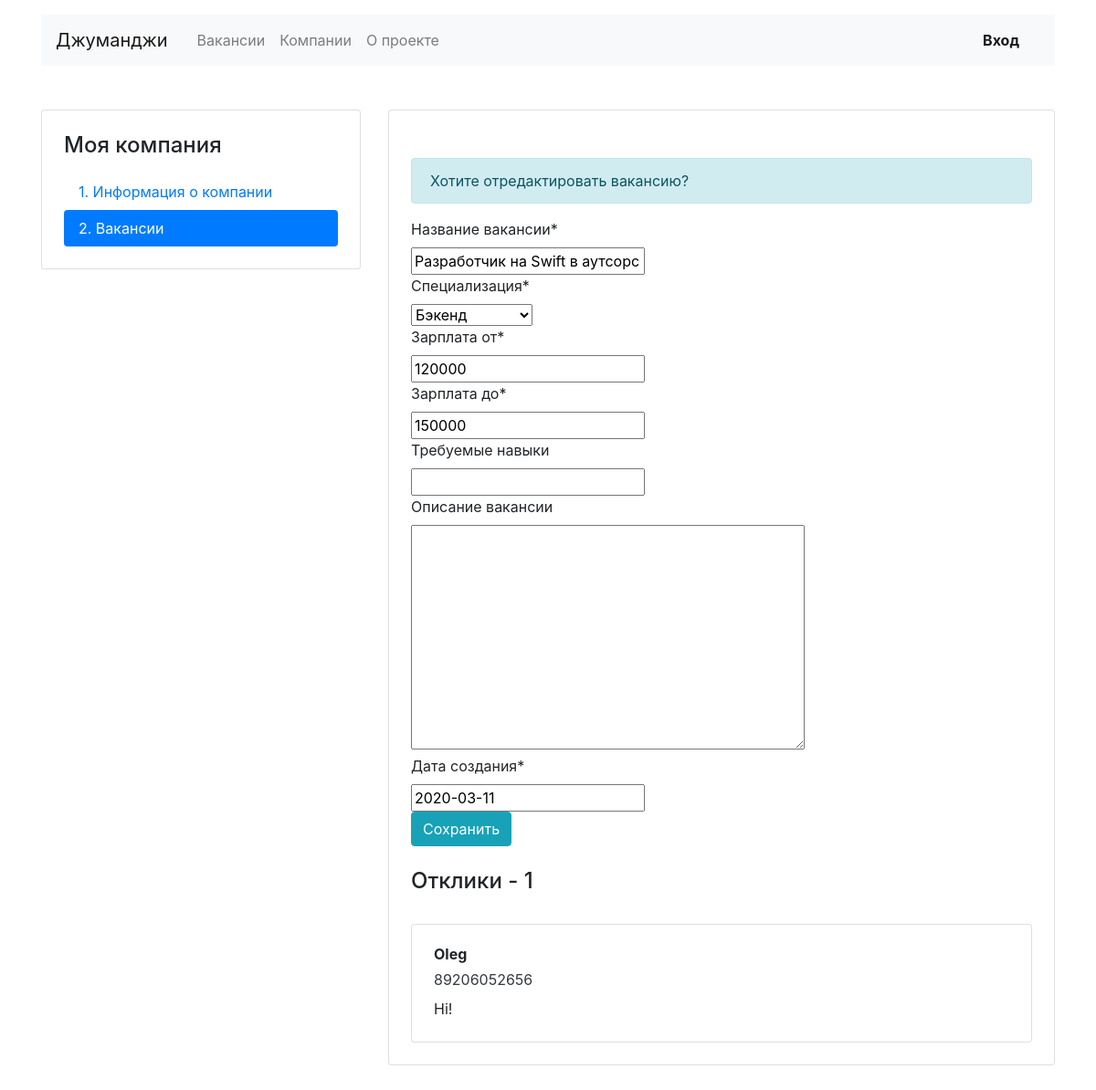
Before: /mycompany/vacancies/3 with the older database file.
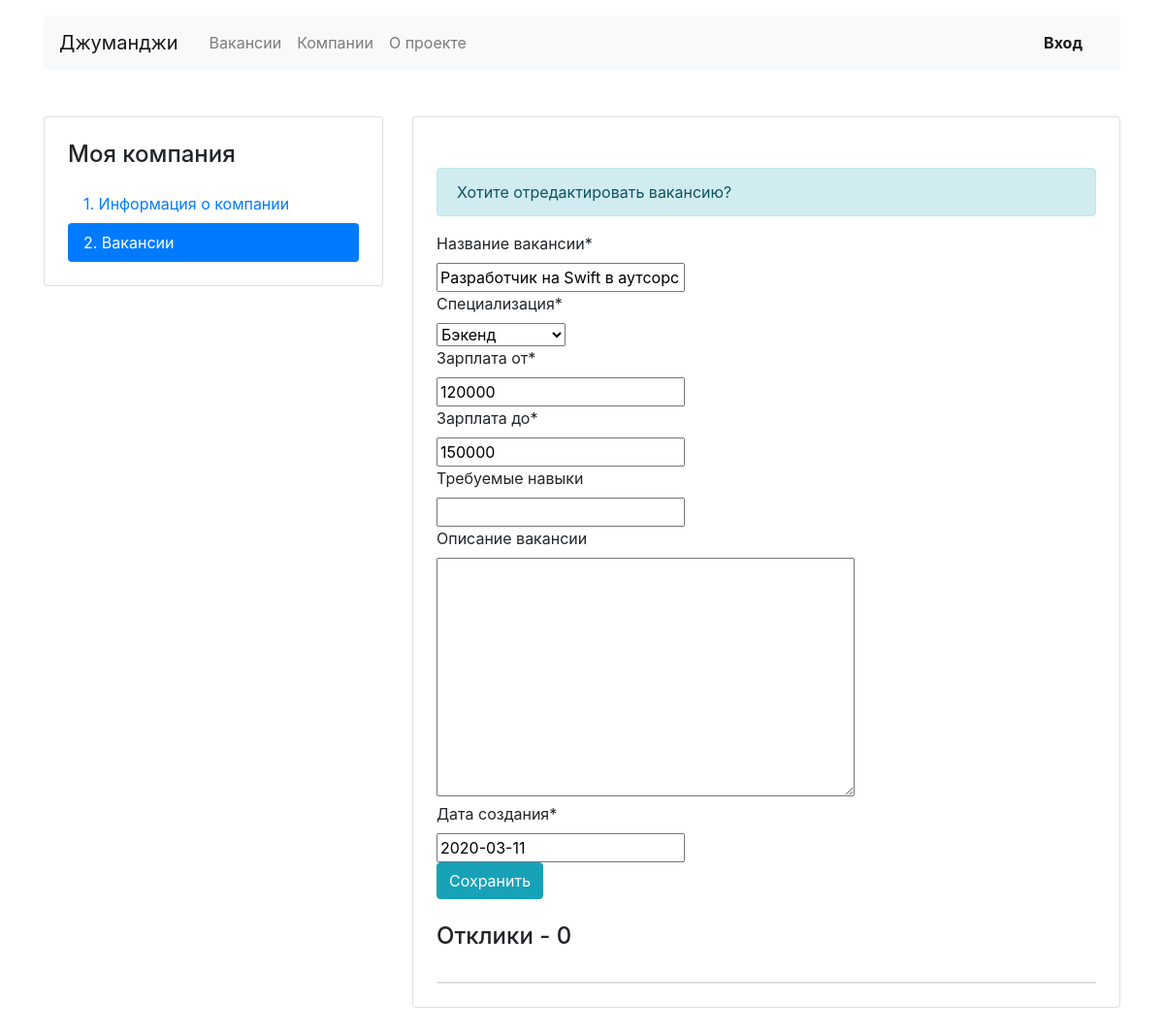
After: the same page with the newer database file.
### vacancies/models.py (models this page shows)
class Application(models.Model):
    written_username = models.CharField(max_length=100)
    written_phone = models.PositiveIntegerField(
        validators=[MaxValueValidator(99999999999),
                    MinValueValidator(10000000000)]
    )
    written_cover_letter = models.CharField(max_length=500)
    vacancy = models.ForeignKey(Vacancy,
                                related_name="applications",
                                on_delete=models.CASCADE, blank=True)
    user = models.ForeignKey(User,
                             related_name="applications",
                             on_delete=models.CASCADE)

### vacancies/views.py (the view, shortened to what this page needs)
# urls.py: path('mycompany/vacancies/<int:id>', MyVacancyEditView.as_view()),
class MyVacancyEditView(View):
    def get(self, request, id, *args, **kwargs):
        vacancy = Vacancy.objects.filter(id=id).first()
        if not vacancy:
            raise Http404
        applications = vacancy.applications.all()
        return render(
            request,
            'vacancy-edit.html',
            context={
                'vacancy_form': VacancyForm(instance=vacancy),
                'title': 'Хотите отредактировать вакансию?',
                'applications': applications,
                'number_applications': len(applications),
            }
        )

### vacancies/forms.py
class VacancyForm(ModelForm):
    class Meta:
        model = Vacancy
        labels = {
            'title': 'Название вакансии',
            'specialty': 'Специализация',
            'salary_min': 'Зарплата от',
            'salary_max': 'Зарплата до',
            'skills': 'Требуемые навыки',
            'description': 'Описание вакансии',
            'published_at': 'Дата создания'
        }
        exclude = ['company']

### vacancies/models.py (called while the page is built)
    def __str__(self):
        return self.title

### vacancies/templates/vacancy-edit.html (shortened to what this page needs)
{% extends 'base.html' %}
{% block container %}
  <main class="container mt-3 pb-5">
    <div class="row mt-5">
      <div class="col-12 col-lg-4">
        <aside class="pt-3 pb-4 px-4 mb-5 card">
          <h1 class="h4 pt-2 pb-2">Моя компания</h1>
          <div class="nav flex-column nav-pills">
            <a class="nav-link" href="{% url 'my_company' %}">1. Информация о&nbsp;компании</a>
            <a class="nav-link active" href="{% url 'mycompany_vac' %}">2. Вакансии</a>
          </div>
        </aside>
      </div>
      <div class="col-12 col-lg-8">
        <div class="card">
          <div class="card-body px-4 pb-4 tab-content">
            <section>
              <h2 class="h4 pt-2 pb-3">{{ vacancy.title }}</h2>
              {% if vacancy.is_updated %}
              <p class="alert alert-info" role="alert">Информация о вакансии обновлена</p>
              {% else %}
              <p class="alert alert-info" role="alert">{{ title }}</p>
              {% endif %}
              {% load crispy_forms_tags %}
              <form method="post" enctype="multipart/form-data">
                {{ vacancy_form|crispy }}
                <div class="form-group">
                  <input type="submit" class="btn btn-info" value="Сохранить">
                </div>
              </form>
              <h2 class="h4 pt-2 pb-3">Отклики - {{ number_applications }}</h2>
              <div class="card mt-3">
                {% for application in applications %}
                <div class="card-body px-4">
                  <p class="mb-1 font-weight-bold">{{ application.written_username }}</p>
                  <p class="mb-2">
                    <a href="tel:{{ application.written_phone }}" class="text-dark">{{ application.written_phone }}</a>
                  </p>
                  <p class="mb-1">{{ application.written_cover_letter }}</p>
                </div>
                {% endfor %}
              </div>
            </section>
          </div>
        </div>
      </div>
    </div>
  </main>
{% endblock %}

Changed rows visible on the page:
removed Application: written_username "Oleg", written_phone "89206052656", written_cover_letter "Hi!"
Other visible differences:
{{ number_applications }}: "1" → "0"
